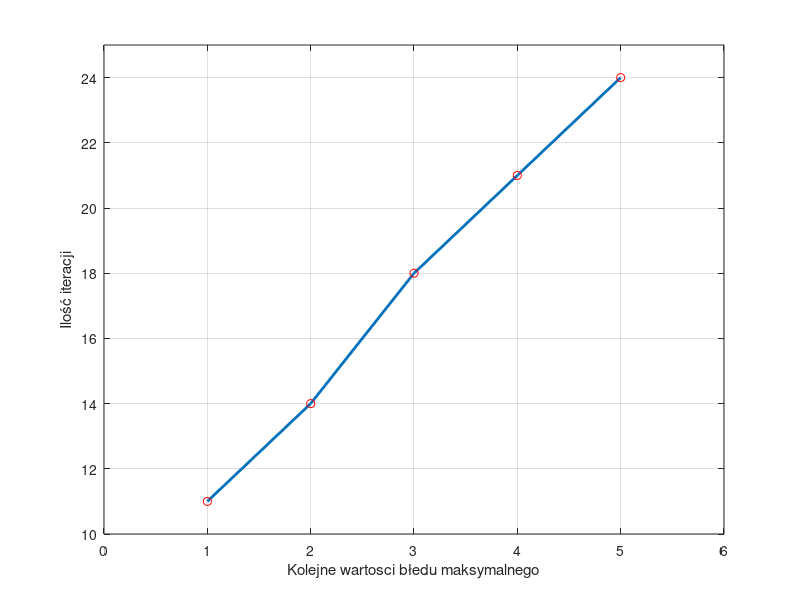

Write the MATLAB code that produced this figure.
%Autorzy Jakub Jabłoński, Jakub Puch
close all; clc; clear;
%zad 1 a)
f=@(x) x^3-5;
x=[-10:0.1:6];
a=x(1); b=x(end); n=100;
e=0.000001;
tic
for i = 1: n
    s=(a+b)/2;
    while abs(f(x(i)))<e || b-a >e
        if(f(a)*f(s)<0)
            b=s;
        else
            a=s;
        end
       s=(a+b)/2;
       X(i)=s;
    break
    end
end
X,
disp('Czas dla metody bisekcji:')
toc

tic
p=[1 0 0 -5];
roots(p);
disp('Czas dla funkcji matlabowej:');
toc

%sprawdzanie ilosci iteracji
length(X),

%ilosc iteracji (zad 2)
%dla e1=0.01 i = 11
%dla e2=0.001 i = 14
%dla e3=0.0001 i =18 
%dla e4=0.00001 i = 21
%dla e5=0.000001 i = 24

X=1:1:5;
Y=[11 14 18 21 24];
plot(X,Y,'LineWidth',2);
hold on;
grid on;
plot(X,Y,'ro');
axis([0 6 10 25])
xlabel('Kolejne wartosci błedu maksymalnego')
ylabel('Ilość iteracji')

